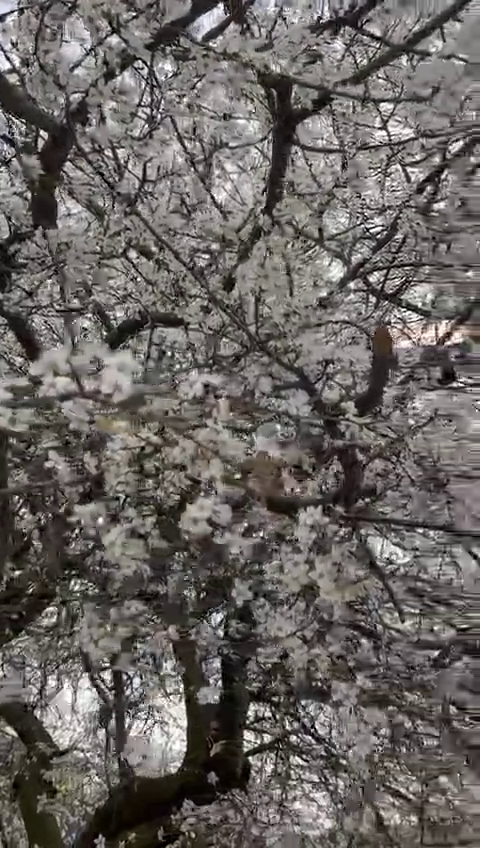
#> input picture frame 28 of cicekli.mp4, 480 x 848 px, given in place of dog.mp4, which was not available
$ python 'nesnelerin izini sürme.py'
#> lines starting #> are read from the running program, lines starting #| are printed output that depends on the picture; after the words box and inside, x2 and y2 are one past the last pixel; in counts of white or black regions, pixels touching at a corner belong together
import cv2
import numpy as np

cap = cv2.VideoCapture("C:\\Users\\Asus\\Desktop\\artek\\dog.mp4")

while True:
    ret,frame = cap.read()
#> frame is the input picture: shape (848, 480, 3); mean B, G, R 96.9, 99.9, 104.8

    if ret == 0:
        break

    hsv = cv2.cvtColor(frame,cv2.COLOR_BGR2HSV) #nesnenin takibi için hsv ye çevirmek gerekiyor
#> hsv: shape (848, 480, 3); mean H, S, V 29.9, 29.8, 104.8

    sensitivity = 15
    lower_white = np.array([0,0,255-sensitivity])
    upper_white = np.array([255,sensitivity,255])

    mask = cv2.inRange(hsv,lower_white,upper_white)
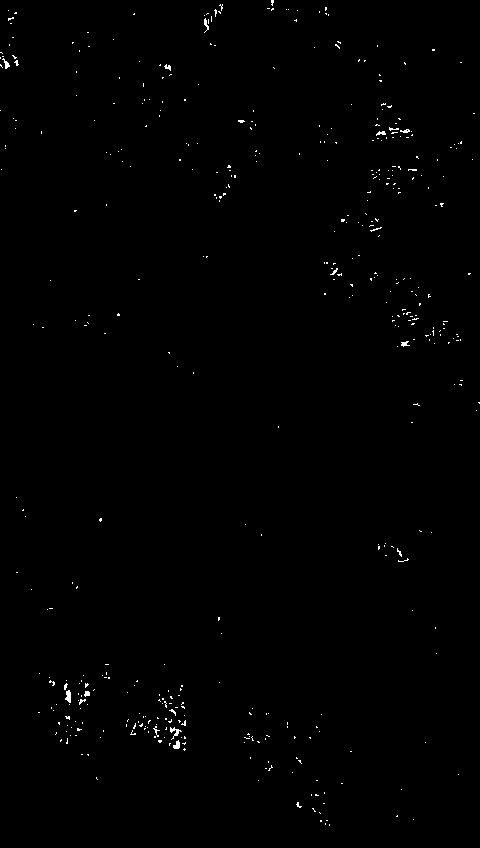
#> mask: shape (848, 480); 0.46% white in thin lines or dots
    res = cv2.bitwise_and(frame,frame,mask=mask) # bi videonun old frame bi de kazıdığı frame

    cv2.imshow("frame",frame)
    #cv2.imshow("mask",mask)
    cv2.imshow("result",res)

    k = cv2.waitKey(5) & 0xFF
#> (key Esc is pressed here)
    if k == 27:
        break

cv2.destroyAllWindows()

$ run again, starting later in the video
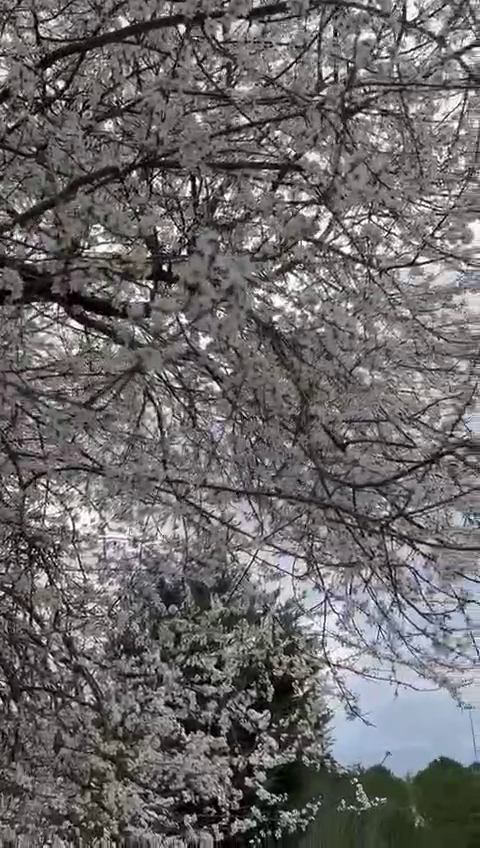
#> input picture frame 128 of cicekli.mp4, 480 x 848 px, given in place of dog.mp4, which was not available
#> frame is the input picture: shape (848, 480, 3); mean B, G, R 105.5, 105, 108.2
#> hsv: shape (848, 480, 3); mean H, S, V 64, 23.2, 110.5
#> `mask = cv2.inRange(hsv,lower_white,upper_white)`:
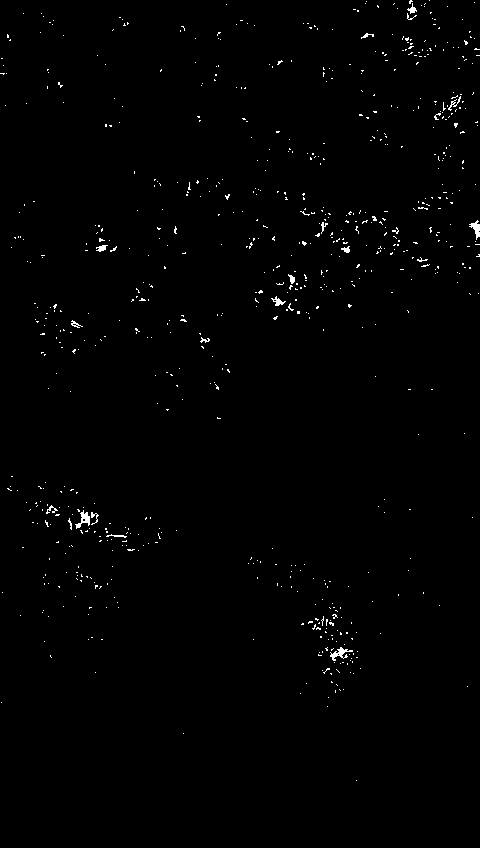
#> mask: shape (848, 480); 0.76% white in thin lines or dots

$ run again, starting later in the video
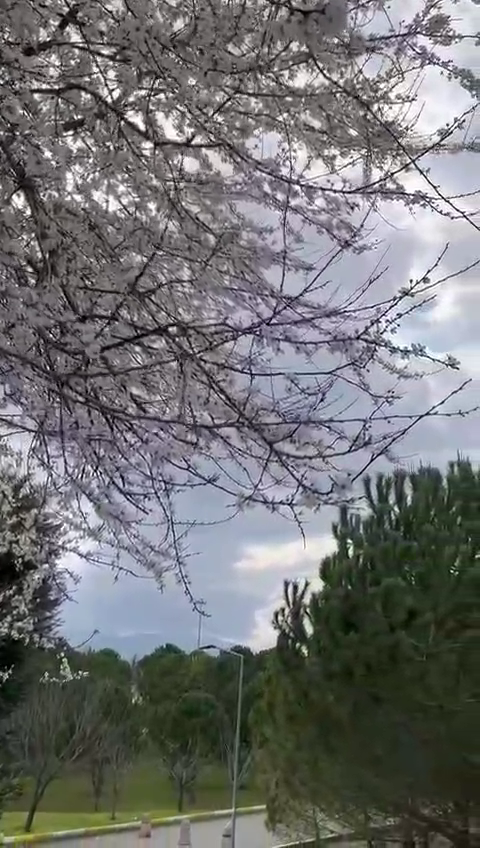
#> input picture frame 228 of cicekli.mp4, 480 x 848 px, given in place of dog.mp4, which was not available
#> frame is the input picture: shape (848, 480, 3); mean B, G, R 114.9, 114.2, 113.5
#> hsv: shape (848, 480, 3); mean H, S, V 81.2, 40, 121.6
#> `mask = cv2.inRange(hsv,lower_white,upper_white)`:
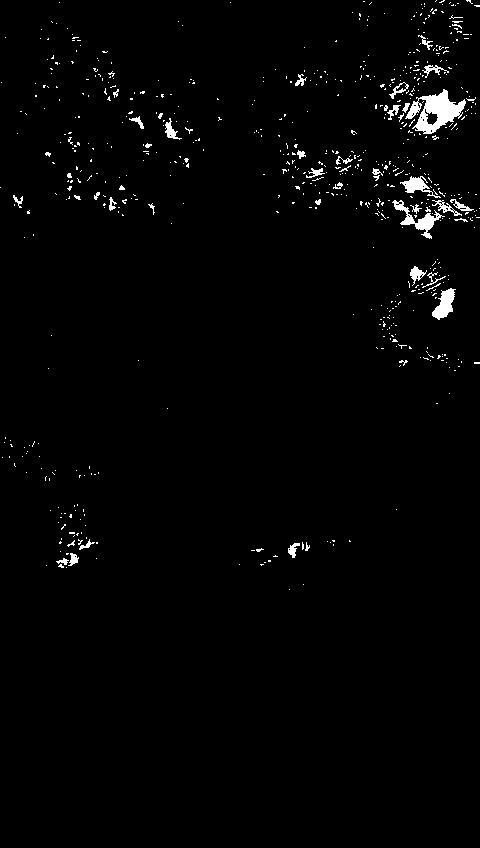
#> mask: shape (848, 480); 1.7% white; 658 white regions (616 under 20 px), largest, box (x1, y1, x2, y2) and area: (405, 89, 466, 134) 1285, (392, 200, 445, 239) 516, (432, 288, 456, 320) 409
